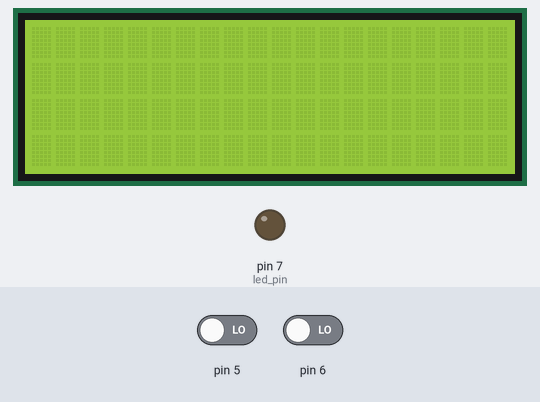
Recording of a sketch running on a simulated Arduino Uno, built with avr-gcc and run on an emulated ATmega328P. Shown: 20×4 character LCD, output pins drawn as LEDs (lit = HIGH). The inputs (shaded band) are chosen by the test bench; at power-on: pin 5 LOW, pin 6 LOW.

Above: at 1.2 s.
1.3 s: pin 5 driven HIGH
At 2.5 s:
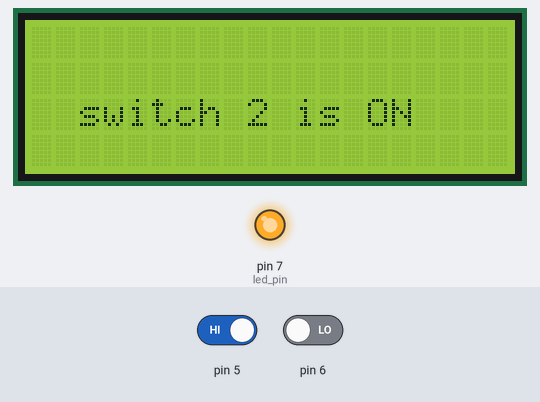
Timing chart, 0 to 4.3 s (numbered marks = the images above; inputs shaded):
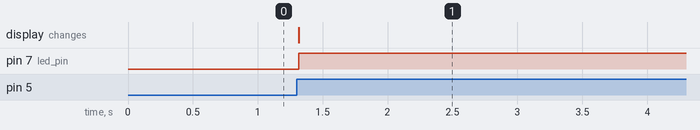

Measured:
- after the input at 1.3 s, pin 7 (led_pin): LOW → HIGH at once; the display: changes at once (image 1)

The sketch:

GIL_task_3.ino
```cpp
//   GIL task number 3.
   /*here in this task i am performing the OR gate operation using relay module to control a led by two push buttons. the led will remain off if  both push buttons are LOW (0).
   if single switch or both switch are on then led remains ON (1). and show the ON/ OFF condition on LCD screen.*/
    #include <Wire.h>
    #include <LiquidCrystal_I2C.h>
    // I2c module make it easy to use it. no more wiring connections
    LiquidCrystal_I2C lcd(0x27,20,4); // (0x27(adress) , 20(columns), 4(rows) )

    int led_pin = 7;// using a relay module to controll the led
    int sw1 = 6; // button 1
    int sw2 = 5; // button 2
    void setup()
    {
    lcd.init();// same command as like lcd.begin()
    pinMode(7, OUTPUT);
    pinMode(6, INPUT);
    pinMode(5, INPUT);
    }

    void loop()
    {

      lcd.backlight(); // back light of i2c module will glow
      digitalWrite(7, LOW);
      int val_1 = digitalRead(6);
      int val_2 = digitalRead(5);
      // applying conditions
      if (val_1 == HIGH && val_2 == HIGH)// or operation (1,1)
      {
      lcd.setCursor(0,0); // starting from first column and 1st row
      lcd.print("both switchs_ON"); //
      digitalWrite(7,HIGH);
      delay(100000); // the led will glow for 1 minute
      digitalWrite(3, LOW);
      lcd.clear();
       }
       else if(val_1 ==  HIGH && val_2 == LOW)// (1,0)
       {
//       led remains ON untill both switch become OF and lcd will display switch off.
        lcd.setCursor(2,1); // 2nd column and 2nd row.
        lcd.print("switch 1 on");
        digitalWrite(7, HIGH);
        delay(100000);
        digitalWrite(7, LOW);
        lcd.clear();
        }
        else if(val_1 == LOW && val_2 == HIGH) // (0,1)
       {
//        led remains ON untill both switch become oFF.
        lcd.setCursor(2,2); // 2nd column and 3rd row.
        lcd.print("switch 2 is ON");
        digitalWrite(7, HIGH);
        delay(100000);// timer set to one minute
        digitalWrite(7, LOW);
        lcd.clear();
        }
        else if(val_1 == LOW && val_2 == LOW)// (0,0)
       {
        //led remains off untill one or both  switch become on.
        lcd.setCursor(2,3); // 2nd column and 4th row.
        lcd.print("both switchs of");
        digitalWrite(7, LOW);
        lcd.clear();
        }
        }
```
